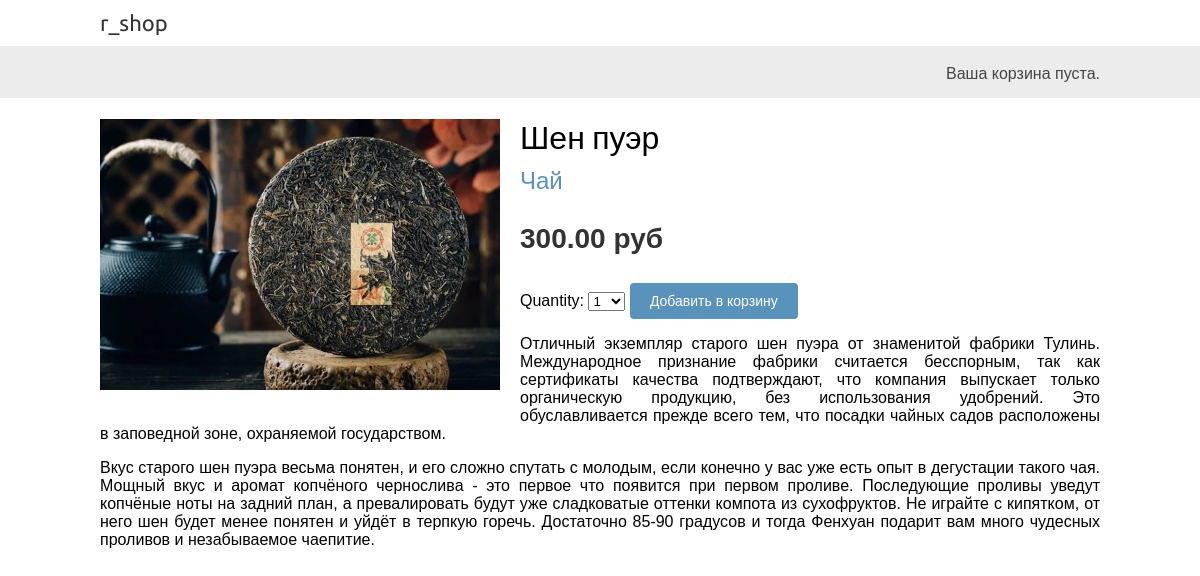
/2/shen-puer/, run on the app's committed database.
### shop/models.py (models this page shows, shortened)
class Product(models.Model):
    category = models.ForeignKey(Category, related_name='products', on_delete=models.CASCADE)
    name = models.CharField(max_length=200)
    slug = models.SlugField(max_length=200)
    image = models.ImageField(upload_to='products/%Y/%m/%d', blank=True)
    description = models.TextField(blank=True)
    price = models.DecimalField(max_digits=10, decimal_places=2)
    available = models.BooleanField(default=True)
    created = models.DateTimeField(auto_now_add=True)
    updated = models.DateTimeField(auto_now=True)
    class Meta:
        ordering = [
            'name'
        ]
        indexes = [
            models.Index(fields=['id', 'slug']),
            models.Index(fields=['name']),
            models.Index(fields=['-created']),
        ]
        verbose_name = 'Продукт'
        verbose_name_plural = 'Продукты'

class Category(models.Model):
    name = models.CharField(max_length=200)
    slug = models.SlugField(max_length=200, unique=True)
    class Meta:
        ordering = [
            'name'
        ]
        indexes = [
            models.Index(fields=['name']),
        ]
        verbose_name = 'Категория'
        verbose_name_plural = 'Категории'
    def __str__(self):
        return self.name
    def get_absolute_url(self):
        return reverse('shop:product_list_by_category', args=[self.slug])

### shop/views.py (the view)
# urls.py: path('<int:id>/<slug:slug>/', views.product_detail, name='product_detail'),
def product_detail(request, id, slug):
    product = get_object_or_404(Product, id=id, slug=slug, available=True)
    cart_product_form = CartAddProductForm()
    return render(
        request,
        'shop/product/detail.html',
        {'product': product, 'cart_product_form': cart_product_form},
    )

### cart/forms.py
class CartAddProductForm(forms.Form):
    quantity = forms.TypedChoiceField(choices=PRODUCT_QUANTITY_CHOICES, coerce=int)
    override = forms.BooleanField(required=False, initial=False, widget=forms.HiddenInput)

### cart/cart.py (called while the page is built)
    def __len__(self):
        return sum(item['quantity'] for item in self.cart.values())

### cart/context_processors.py (called while the page is built)
def cart(request):
    return {'cart': Cart(request)}

### shop/templates/shop/product/detail.html (shortened to what this page needs)
{% extends 'shop/base.html' %}
{% load static %}
{% block content %}
    <div class="product-detail">
        <img src="{% if product.image %}{{ product.image.url}}{% else %}{% static 'img/no_img.png' %}{% endif %}">
        <h1>{{ product.name }}</h1>
        <h2>
            <a href="{{ product.category.get_absolute_url }}">
                {{ product.category }}
            </a>
        </h2>
        <p class="price">{{ product.price}} руб</p>
        <form action="{% url 'cart:cart_add' product.id %}" method="post">
            {{ cart_product_form }}
            <input type="submit" value="Добавить в корзину">
        </form>
        {{ product.description|linebreaks }}
    </div>
{% endblock  %}

### shop/static/css/base.css (style rules this page uses)
body { margin:0; padding:0; font-family:helvetica, sans-serif; }
h1, h2, h3, h4, h5 , h6 { font-family: 'Ubuntu', sans-serif; font-weight:normal; }
a { text-decoration:none; color:#5993bb; }
a.button, input[type="submit"] { color:#fff; background:#5993bb; border-radius:4px; padding:10px 20px; font-size:14px; border:0; }
.product-detail { text-align:justify; }
.product-detail .price { color:#333; font-size:28px; font-weight:bold; }
.product-detail img { width:40%; float:left; padding:0 20px 20px 0; }
.product-detail h1 { margin-bottom:0; }
.product-detail h2 { margin-top:10px; }

### data on the page
Product: image (picture), name "Шен пуэр", category "Чай", price "300.00", description "Отличный экземпляр старого шен пуэра от знаменитой фабрики Тулинь. Международное признание фабрики считается бесспорным, так как сертификаты качества подтверждают, что компания выпускает только органическую продукцию, без использования удобрений. Это обуславливается прежде всего тем, что посадки чайных садов расположены в заповедной зоне, охраняемой государством. Вкус старого шен пуэра весьма понятен, и его сложно спутать с молодым, если конечно у вас уже есть опыт в дегустации такого чая. Мощный вкус и аромат копчёного чернослива - это первое что появится при первом проливе. Последующие проливы уведут копчёные ноты на задний план, а превалировать будут уже сладковатые оттенки компота из…"
